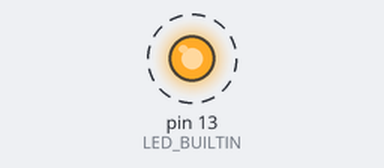
Simulated run of this sketch. Board: Teensy 3. Shown: output pins drawn as LEDs (lit = HIGH). Dashed ring = blinking.

Above: at 0.5 s.
Timing chart, 0 to 4.6 s (numbered marks = the images above):
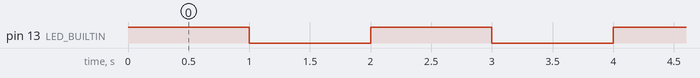

Measured:
- by itself, pin 13 (LED_BUILTIN): alternates HIGH for 1.0 s and LOW for 1.0 s

The sketch:

main.ino
```cpp
#define DELAY_TIMES  1000

void setup(){
    pinMode(LED_BUILTIN, OUTPUT);
}


void loop(){

        digitalWriteFast(LED_BUILTIN, HIGH);
        delay(DELAY_TIMES);
        digitalWriteFast(LED_BUILTIN, LOW);
        delay(DELAY_TIMES);
}
```
